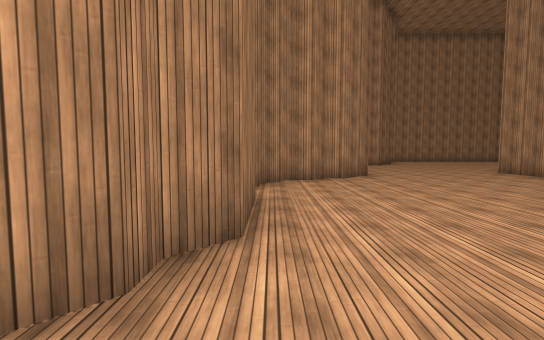
[1] (above)

22 first-person views from a walk through a 3-D level made in the Unity game engine. The camera is 1.5 m above the floor, tilts 4° down and sees 85° across. The floor is counted in squares, 2 m on a side. Each view is taken from the middle of a square. On the plan, view 1 faces up. The plan holds only what a view shows up to about 10 squares ahead; the rest is blank. The place goes on beyond the plan. The player is left out. Surface patterns are stand-ins for the level's own textures.

[2]
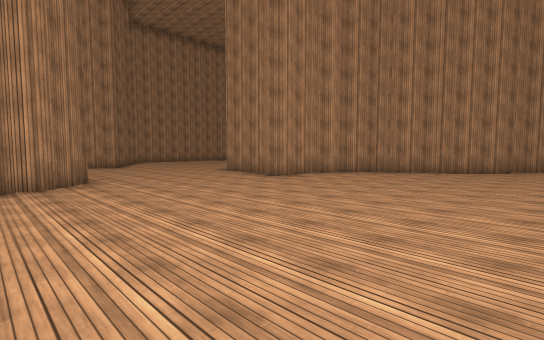

[3]
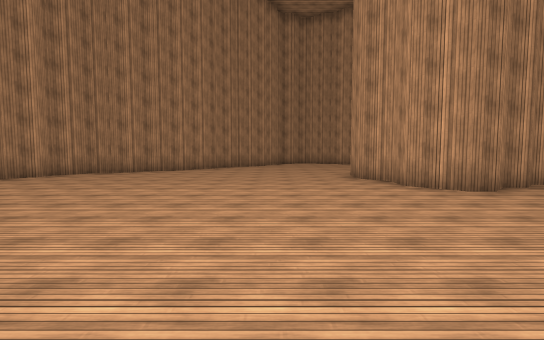

[4]
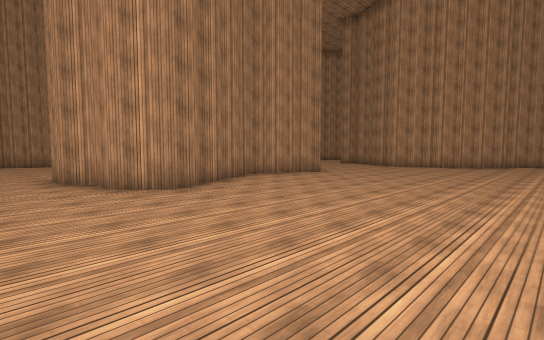

[5]
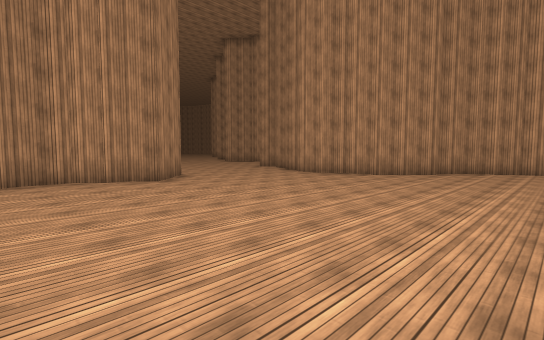

[6]
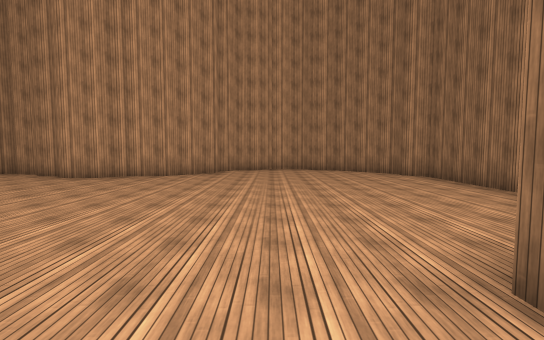

[7]
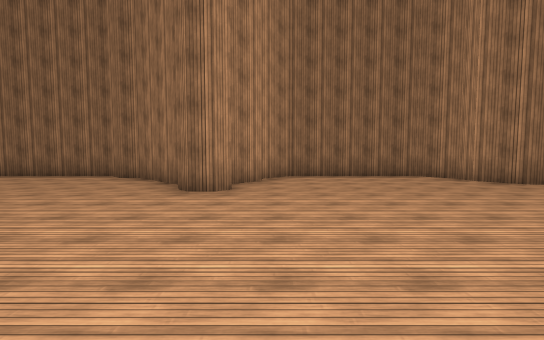

[8]
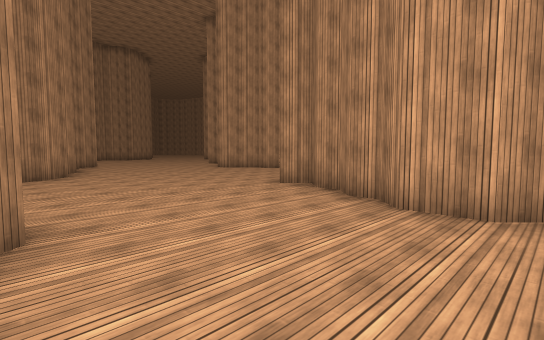

[9]
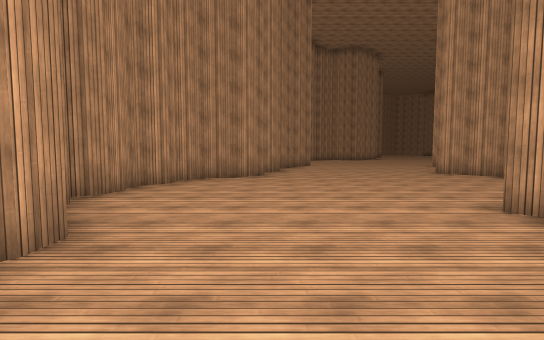

[10]
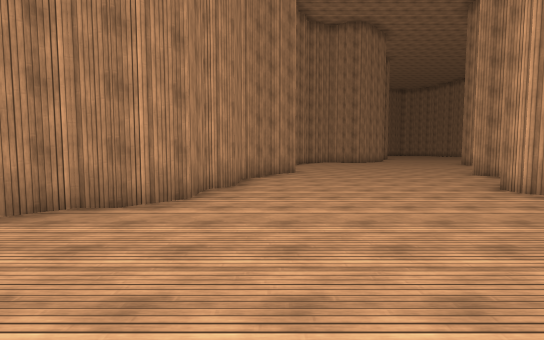

[11]
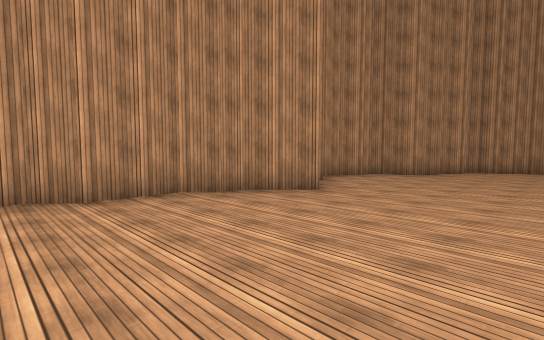

[12]
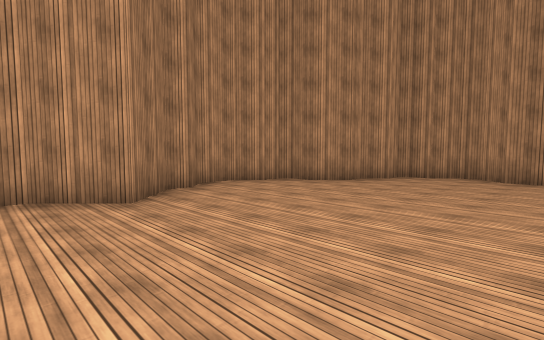

[13]
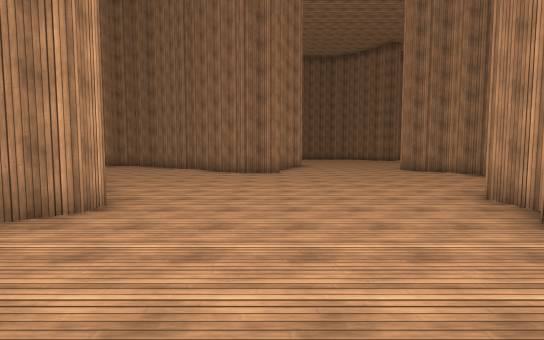

[14]
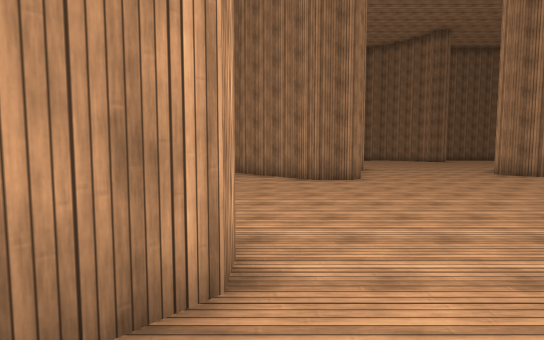

[15]
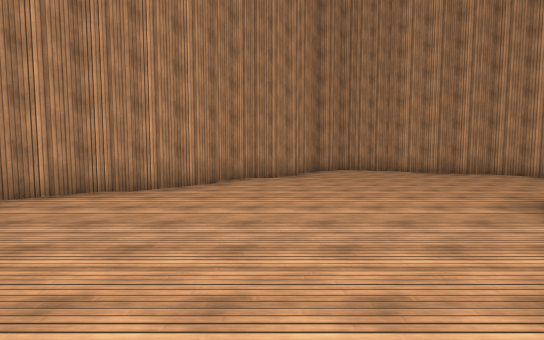

[16]
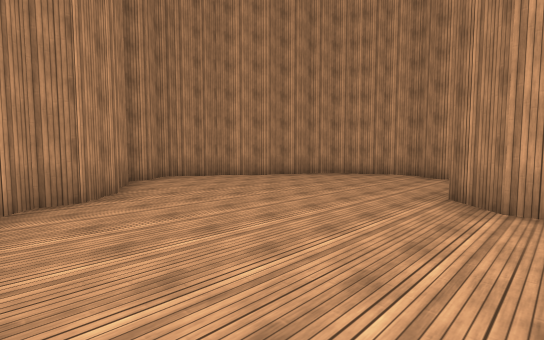

[17]
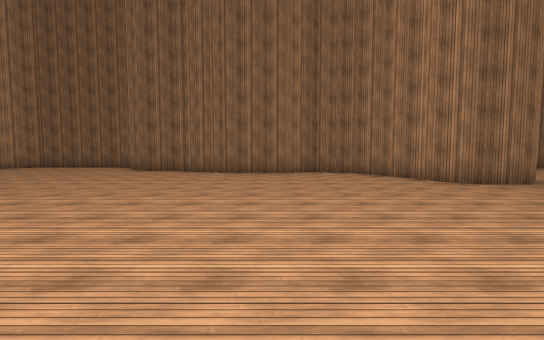

[18]
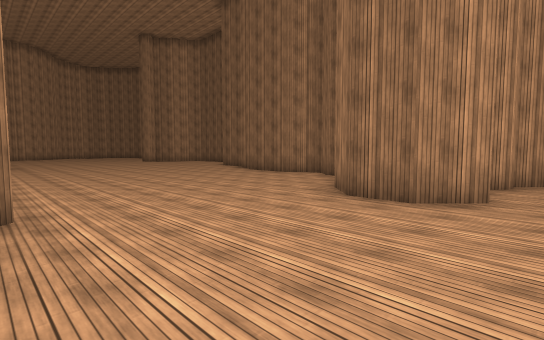

[19]
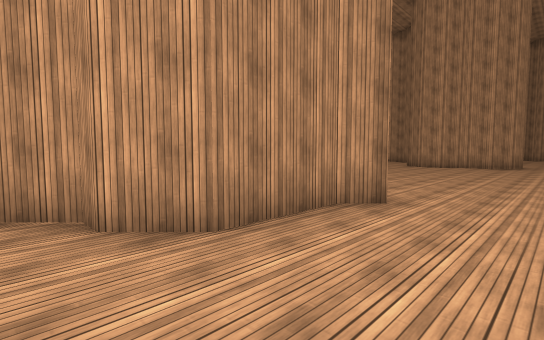

[20]
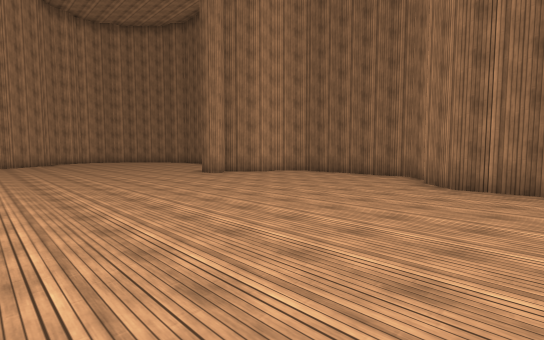

[21]
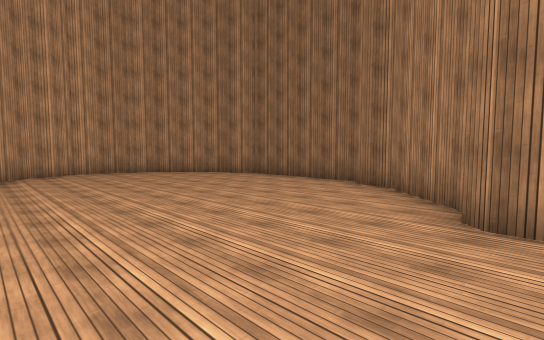

[22]
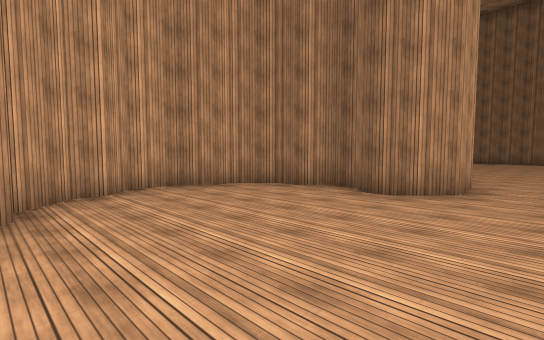

### Floor plan
Key: @ floor where view 1 was taken; # wall or solid block; . floor.
Columns run from 4 left of view 1 to 27 right of it. Each row starts with its distance up from view 1.
 11    ...........#
 10    ##.#.....##
  9       #.....#
  8     ###.....#
  7    ##......####
  6    #..........##
  5    #...........#
  4    #............#
  3    #............##
  2    #..............#
  1   #...............##
  0   #.@...............##
 -1  ##..................#
 -2 #....................#
 -3 #..........####......#
 -4 #..........###......#
 -5 #..........####....##
 -6 ##..........# #....#
 -7  ##.#.......#  ####
 -8   ###.......#
 -9  #.........#######
-10 ##..........#.....#
-11 #.................###
-12 #...................#########
-13 #......................##...#
-14 #.........#..................##
-15  #......## ##.#................#
-16  ##....#     ##................#
-17   ##..##    #..................#
-18     ##     #.......##..........#

Where each view was taken, in squares from view 1:
view 1: 0 up, 0 right, facing up
view 2: 1 up, 1 right, facing up-right
view 3: 0 up, 1 right, facing right
view 4: 1 down, 1 right, facing down-right
view 5: 6 down, 0 right, facing down-right
view 6: 6 down, 1 right, facing down
view 7: 6 down, 5 right, facing left
view 8: 10 down, 5 right, facing down-right
view 9: 12 down, 6 right, facing right
view 10: 13 down, 10 right, facing right
view 11: 17 down, 15 right, facing up-right
view 12: 18 down, 18 right, facing up-right
view 13: 15 down, 19 right, facing left
view 14: 17 down, 17 right, facing left
view 15: 1 up, 6 right, facing right
view 16: 2 up, 9 right, facing down-right
view 17: 4 up, 9 right, facing left
view 18: 11 up, 7 right, facing down-left
view 19: 11 up, 5 right, facing down-right
view 20: 1 up, 5 right, facing down-left
view 21: 7 down, 3 right, facing down-left
view 22: 1 down, 15 right, facing down-left
